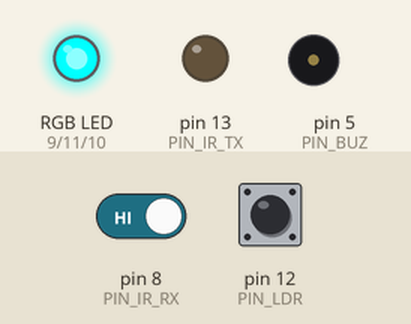
Recording of a sketch running on a simulated Arduino Uno, built with avr-gcc and run on an emulated ATmega328P. Shown: an RGB LED mixed from three pins (HIGH = lit), output pins drawn as LEDs (lit = HIGH), buzzer (waves = sounding, pin HIGH). Inputs (shaded band) come from the test bench; at power-on: pin 8 (PIN_IR_RX) HIGH, pin 12 (PIN_LDR) HIGH.

Above: at 0.1 s.
At 0.5 s:
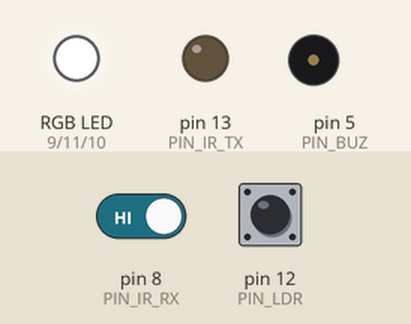
Timing chart, 0 to 2.0 s (numbered marks = the images above):
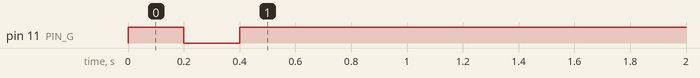

The sketch:

LilyPad_1.ino
```cpp
#include <SoftwareSerial.h>

// --- CONFIGURATION FOR TEAM 1 ---
const byte TEAM_ID = 1;

// --- PINS (Standard LilyPad) ---
const int PIN_IR_TX = 13;
const int PIN_IR_RX = 8;
const int PIN_R = 9;   // PWM
const int PIN_G = 11;  // PWM
const int PIN_B = 10;  // PWM
const int PIN_BUZ = 5;
const int PIN_LDR = 12;

// XBee Pins
const int XBEE_RX = 4;
const int XBEE_TX = 3;

SoftwareSerial XBee(XBEE_RX, XBEE_TX);
Stream& LINK = XBee;

// --- FLAGS ---
const byte FLAG_IR    = 1;
const byte FLAG_LDR   = 2;
const byte FLAG_LIGHT = 4;
const byte FLAG_HB    = 8;

// Commands
const byte CMD_SET_RGB  = 1;
const byte CMD_BEEP     = 2;
const byte CMD_FIREMODE = 3;

// --- VARIABLES ---
bool txActive = false;
byte fireMode = 0;
unsigned long lastStatus = 0;
unsigned long lastAutoFire = 0;
bool ready = false;

// Instant Hit Tracking
bool prevIr = false;

// --- COLOR LOGIC (Standard Common Anode) ---
void rgbCode(byte code){
  // STANDARD LILYPAD LED (Common Anode)
  // 255 = OFF, 0 = ON

  if(code==0) {
    // OFF (All 255)
    analogWrite(PIN_R, 255); analogWrite(PIN_G, 255); analogWrite(PIN_B, 255);
  }
  else if(code==1) {
    // GREEN
    analogWrite(PIN_R, 255); analogWrite(PIN_G, 0);   analogWrite(PIN_B, 255);
  }
  else if(code==2) {
    // YELLOW (Mix Red and Green)
    analogWrite(PIN_R, 0);   analogWrite(PIN_G, 0);   analogWrite(PIN_B, 255);
  }
  else if(code==3) {
    // RED
    analogWrite(PIN_R, 0);   analogWrite(PIN_G, 255); analogWrite(PIN_B, 255);
  }
}

// --- SENSITIVITY: WIDE NET (Matches Team 2) ---
bool irActive(){
  if(txActive) return false;
  int hits = 0;
  for(int i=0; i<30; i++){
    if(digitalRead(PIN_IR_RX) == LOW) hits++;
    delayMicroseconds(200);
  }
  // Change the threshold from 3 to 15
  return hits >= 3;
}

// --- HELPERS ---
void beepShort(){ digitalWrite(PIN_BUZ,HIGH); delay(60); digitalWrite(PIN_BUZ,LOW); }
void beepLong(){  digitalWrite(PIN_BUZ,HIGH); delay(800); digitalWrite(PIN_BUZ,LOW); }
void chirp(){ for(int i=0;i<3;i++){ beepShort(); delay(100);} }

void fireBurst(){
  tone(PIN_IR_TX, 38000);
  txActive = true;
  delay(15);
  noTone(PIN_IR_TX);
  txActive = false;
}

bool ldrBright(){ return digitalRead(PIN_LDR)==LOW; }

void sendStatus(byte flags, byte value){
  byte s = (byte)((TEAM_ID + flags + value) & 0xFF);
  LINK.write(TEAM_ID); LINK.write(flags); LINK.write(value); LINK.write(s);
}

void handleCommand(){
  while(LINK.available() >= 4){
    byte team = LINK.read();
    byte cmd  = LINK.read();
    byte arg  = LINK.read();
    byte sum  = LINK.read();
    if((byte)((team+cmd+arg)&0xFF) != sum) continue;
    if(team != TEAM_ID && team != 0xFF) continue;

    if(cmd==CMD_SET_RGB) rgbCode(arg);
    else if(cmd==CMD_BEEP) {
       if(arg==1) beepShort();
       else if(arg==2) beepLong();
       else if(arg==3) chirp();
    }
    else if(cmd==CMD_FIREMODE) fireMode = arg;
  }
}

void setup(){
  pinMode(PIN_IR_TX,OUTPUT);
  pinMode(PIN_IR_RX,INPUT_PULLUP);
  pinMode(PIN_R,OUTPUT); pinMode(PIN_G,OUTPUT); pinMode(PIN_B,OUTPUT);
  pinMode(PIN_BUZ,OUTPUT);
  pinMode(PIN_LDR,INPUT_PULLUP);

  XBee.begin(9600);
  Serial.begin(9600);

  // STARTUP SEQUENCE: Red -> Green -> OFF
  rgbCode(3); delay(200);
  rgbCode(1); delay(200);
  rgbCode(0); // <--- This ensures it stays OFF until game starts
}

void loop(){
  handleCommand();

  // Auto-Fire
  if(fireMode==2 && millis()-lastAutoFire>=200){
    lastAutoFire=millis();
    fireBurst();
  }

  // --- INSTANT HIT LOGIC ---
  bool ir = irActive();
  if(ir && !prevIr){
    sendStatus(FLAG_IR, 1);
  }
  prevIr = ir;

  // --- HEARTBEAT ---
  if(millis()-lastStatus >= 200){
    lastStatus = millis();
    byte flags = FLAG_HB;
    if(ldrBright()) flags |= FLAG_LIGHT;
    if(ir) flags |= FLAG_IR; // Backup
    sendStatus(flags, 1);
  }
}
```
